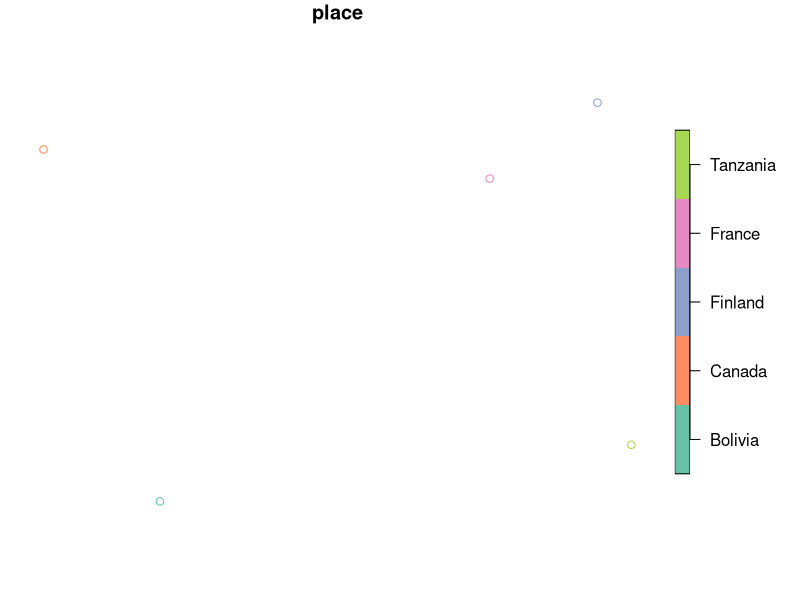

Recreate this plot in R.
# Follow https://gis.stackexchange.com/questions/222978/lon-lat-to-simple-features-sfg-and-sfc-in-r
library(data.table)
library(sf)
# your data (removed crs column)
DT <- data.table(
                 place=c("Finland", "Canada", "Tanzania", "Bolivia", "France"),
                 longitude=c(27.472918, -90.476303, 34.679950, -65.691146, 4.533465),
                 latitude=c(63.293001, 54.239631, -2.855123, -13.795272, 48.603949))
DT_sf = st_as_sf(DT, coords = c("longitude", "latitude"), 
                 crs = 4326, agr = "constant")
plot(DT_sf)
